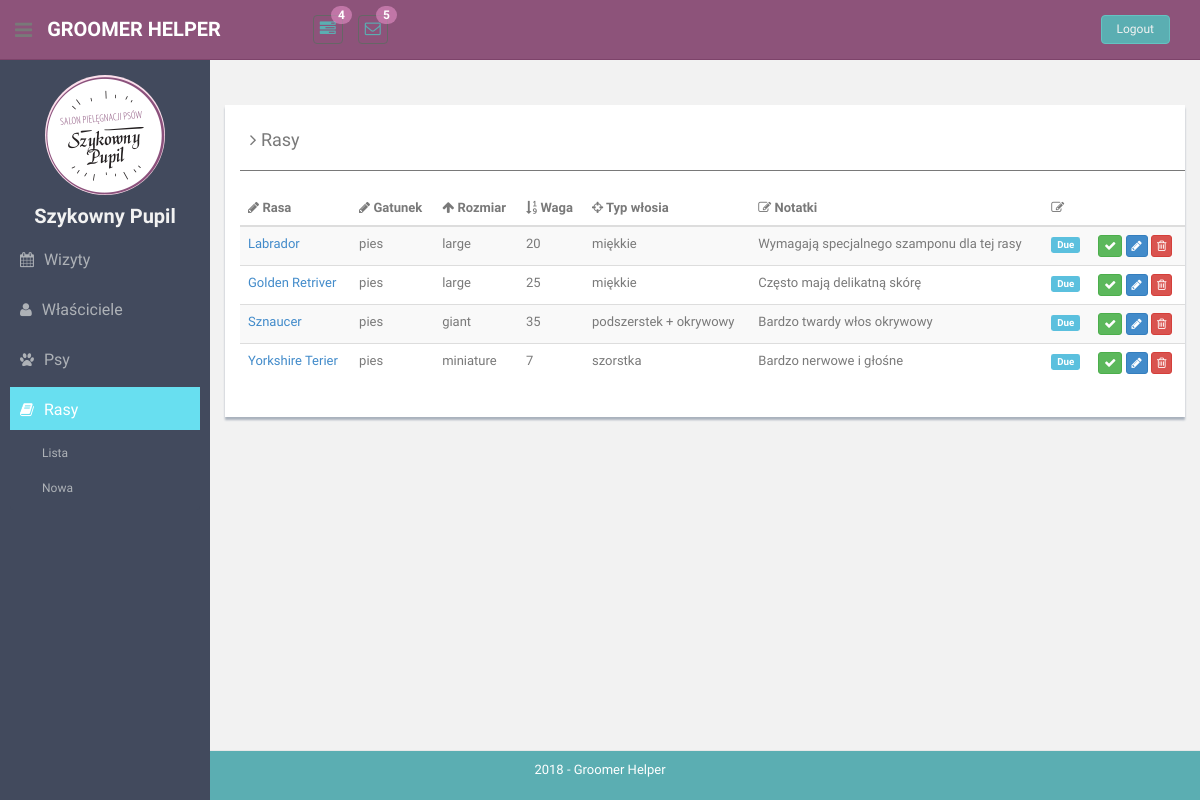
The app's page /breeds/ with its own data.
### breeds/models.py (models this page shows, shortened)
class Breed(models.Model):
    SIZE_CHOICES = [
        ('miniatura', 'Miniatura'),
        ('średni', 'Średni'),
        ('duży', 'Duży'),
        ('olbrzym', 'Olbrzym'),
    ]
    SPECIES_CHOICES = [
        ('pies', 'Pies'),
        ('kot', 'Kot'),
        ('świnka morska', 'Świnka morska'),
        ('królik', 'Królik'),
    ]
    HAIR_TYPE_CHOICES = [
        ('normalna', 'Normalna'),
        ('szorstka', 'Szorstka'),
        ('miękka', 'Miękka'),
        ('duża ilość podszerstka', 'Duża ilość podszerstka'),
        ('twarda', 'Twarda')
    ]
    name = models.TextField(max_length=100, blank=False, null=False, unique=True)
    species = models.TextField(max_length=50, blank=False, default='dog')
    size = models.TextField(max_length=20, blank=True, choices=SIZE_CHOICES)
    grooming_notes = models.TextField(max_length=50, blank=True, null=False)
    hair_type = models.TextField(max_length=50, blank=True, null=False)
    weight = models.IntegerField(default=20, blank=False, null=False)
    photo = models.ImageField(upload_to='breed-avatars/', default='breed-avatars/None/no-img.png')
    salon = models.ForeignKey(Salon, default=DEFAULT_SALON_ID, null=False, on_delete=models.CASCADE)

### breeds/views.py (the view)
# urls.py: path('', views.BreedListView.as_view(), name='breeds-list'),
class BreedListView(ListView):
    template_name = "breeds/list.html"
    model = Breed
    def get_context_data(self, **kwargs):
        context = super().get_context_data(**kwargs)
        context['breeds'] = Breed.objects.all()
        context['title'] = 'Rasy'  # TODO: Tłumaczeie
        return context

### templatetags/templatetags/my_templatetags.py (called while the page is built)
@register.simple_tag(takes_context=True)
def active(context, pattern_or_urlname):
    try:
        pattern = '^' + reverse(pattern_or_urlname)
    except NoReverseMatch:
        pattern = pattern_or_urlname
    path = context['request'].path
    if re.search(pattern, path):
        return 'active'
    return ''

### templates/breeds/list.html
{% extends 'list.html' %}
{% block table-headers %}
    <th><i class="fa fa-pencil"></i> Rasa</th>
    <th><i class="fa fa-pencil"></i> Gatunek</th>
    <th><i class="fa fa-arrow-up"></i> Rozmiar</th>
    <th><i class="fa fa-sort-numeric-asc"></i> Waga</th>
    <th><i class="fa fa-crosshairs"></i> Typ włosia</th>
    <th><i class="fa fa-edit"></i> Notatki</th>
    <th><i class=" fa fa-edit"></i></th>
    <th></th>
{% endblock %}
{% block table-rows %}
    {% for breed in breeds %}
        <tr>
            <td><a href="{% url 'breed-details' breed.id %}"> {{ breed.name }} </a></td>
            <td>{{ breed.species }}</td>
            <td>{{ breed.size }}</td>
            <td>{{ breed.weight }}</td>
            <td>{{ breed.hair_type }}</td>
            <td>{{ breed.grooming_notes }}</td>
            <td><span class="label label-info label-mini">Due</span></td>
            <td>
                <button class="btn btn-success btn-xs"><i class="fa fa-check"></i></button>
                <button class="btn btn-primary btn-xs"><i class="fa fa-pencil"></i></button>
                <button class="btn btn-danger btn-xs"><i class="fa fa-trash-o "></i></button>
            </td>
        </tr>
    {% endfor %}
{% endblock %}

### static/css/style.css (style rules this page uses)
a, a:hover, a:focus { text-decoration: none; outline: none; }

### records on screen
Breed: name "Labrador", species "pies", size "large", weight "20", hair_type "miękkie", grooming_notes "Wymagają specjalnego szamponu dla tej rasy"
Breed: name "Golden Retriver", species "pies", size "large", weight "25", hair_type "miękkie", grooming_notes "Często mają delikatną skórę"
Breed: name "Sznaucer", species "pies", size "giant", weight "35", hair_type "podszerstek + okrywowy", grooming_notes "Bardzo twardy włos okrywowy"
Breed: name "Yorkshire Terier", species "pies", size "miniature", weight "7", hair_type "szorstka", grooming_notes "Bardzo nerwowe i głośne"

### other values on screen
{{ title }} "Rasy"
